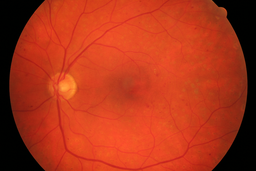
#> input picture assignment/assignment/dataset/test/01.png, 256 x 171 px, shrunk from 907 x 605 before the run; its folder holds only this picture in this run
$ jupyter execute autoCanny.ipynb   (older library calls are emulated)
#> lines starting #> are read from the running program, lines starting #| are printed output that depends on the picture; after the words box and inside, x2 and y2 are one past the last pixel; in counts of white or black regions, pixels touching at a corner belong together
[cell 1]
import cv2
import numpy as np
import matplotlib.pyplot as plt
from os import listdir
from os.path import isfile, join, splitext
import skfuzzy as fuzz

[cell 2]
from os import listdir


input_dir = '../dataset/test'
output_dir = '../dataset/output'
gt_dir = '../dataset/groundtruth'
numImages = 80

onlyfiles = [f for f in listdir(input_dir) if isfile(join(input_dir, f))]
files = onlyfiles[0:numImages]

[cell 3]
# [5 lines left out: function showSubplotImage, not called in this run]

def setSubplotImage(img, titlestr=""):
    n = len(img)  # Number of images

    if n <= 6:
        # If 6 or fewer images, show in a single row
        cols = n
        rows = 1
    else:
        # Otherwise, calculate rows and columns
        cols = int(np.ceil(np.sqrt(n)))
        rows = int(np.ceil(n / cols))

    # Create subplots
    fig, axs = plt.subplots(rows, cols, figsize=(15, 15))
    axs = axs.ravel()  # Flatten axes for easy indexing

    for i in range(n):
        axs[i].imshow(img[i], cmap='gray', vmin=0, vmax=255)
        axs[i].set_title(titlestr[i] if i < len(titlestr) else "")
        axs[i].axis('off')  # Turn off axes

    # Hide any unused subplots
    for i in range(n, len(axs)):
        axs[i].axis('off')

    plt.tight_layout()
    plt.show()

[cell 4]
kernel = np.ones((5,5),np.uint8)

morph_map ={
    'open':cv2.MORPH_OPEN,
    'close':cv2.MORPH_CLOSE,
    'gradient':cv2.MORPH_GRADIENT,
    'tophat':cv2.MORPH_TOPHAT,
    'blackhat':cv2.MORPH_BLACKHAT,
    'dilation':cv2.MORPH_DILATE ,
    'erosion':cv2.MORPH_ERODE
}

# [9 lines left out: function multiple_MORPH, not called in this run]

[cell 5]
# [12 lines left out: function sharpening_img, not called in this run]

[cell 6]
def sobel_process(img):
    #gradient_process and angle orientation
    sobelx = cv2.Sobel(img,cv2.CV_64F,1,0,ksize=3)
    sobely = cv2.Sobel(img,cv2.CV_64F,0,1,ksize=3)

    sobelx = np.absolute(sobelx)
    sobely = np.absolute(sobely)

    mag1 = np.sqrt(sobelx**2 + sobely**2)
    gradient_magnitude = cv2.normalize(mag1, None, 0, 255, cv2.NORM_MINMAX).astype(np.uint8)
    angle = np.arctan2(sobely, sobelx)

    return mag1,gradient_magnitude ,angle

[cell 7]
# [26 lines left out: function processingImage, not called in this run]

[cell 8]
import cv2
import numpy as np

def apply_CLAHE(img, clip_limit, tile_grid_size=(15, 15)):
    # Apply CLAHE to enhance local contrast
    clahe = cv2.createCLAHE(clipLimit=clip_limit, tileGridSize=tile_grid_size)
    return clahe.apply(img)

def gaussian_blur(img, kernel_size, sigma):
    # Apply Gaussian smoothing
    return cv2.GaussianBlur(img, kernel_size, sigma)

# [119 lines left out: functions sobel_function, non_maximum_suppression, double_threshold, hysteresis, remove_fundus_outline, modified_canny, not called in this run]

[cell 9]
kernel = np.ones((5,5),np.uint8)

morph_map ={
    'open':cv2.MORPH_OPEN,
    'close':cv2.MORPH_CLOSE,
    'gradient':cv2.MORPH_GRADIENT,
    'tophat':cv2.MORPH_TOPHAT,
    'blackhat':cv2.MORPH_BLACKHAT,
    'dilation':cv2.MORPH_DILATE ,
    'erosion':cv2.MORPH_ERODE
}

# [9 lines left out: function multiple_MORPH, not called in this run]

[cell 10]
from sklearn.cluster import KMeans

def kMeans (img) :
    # Step 1: Load the image

    # image = cv2.imread(image_path, cv2.IMREAD_GRAYSCALE)  # Load as grayscale
    green_channel = cv2.split(cv2.cvtColor(img, cv2.COLOR_BGR2RGB))[1]
    enhanced_img = apply_CLAHE(green_channel, 2, (8,8))
    enhanced_img = cv2.GaussianBlur(enhanced_img, (5, 5), 0)

    mag1,gradient_magnitude ,angle = sobel_process(enhanced_img)

    sobel_mag = np.uint8(mag1)

    # Step 2: Flatten the image into a 1D array
    pixel_values = sobel_mag.reshape((-1, 1))
    pixel_values = np.float32(pixel_values)  # Convert to float

    k = 15  # Number of clusters (vessel and background)
    criteria = (cv2.TERM_CRITERIA_EPS + cv2.TERM_CRITERIA_MAX_ITER, 100, 0.2)
    _, labels, centers = cv2.kmeans(pixel_values, k, None, criteria, 10, cv2.KMEANS_RANDOM_CENTERS)

    # Convert centers to uint8 and map labels to image
    centers = np.uint8(centers)
    segmented_image = centers[labels.flatten()]
    segmented_image = segmented_image.reshape(enhanced_img.shape)


    # Post-process the segmented image
    _, binary_img = cv2.threshold(segmented_image, 0, 255, cv2.THRESH_BINARY_INV + cv2.THRESH_OTSU)


    setSubplotImage([enhanced_img, segmented_image, binary_img],["enhanced_img","segmented_image","binary_img"])

[cell 11]
for i,name in enumerate(files):
    inputImg = cv2.imread(input_dir + '/' + name)
#> inputImg is the input picture: shape (171, 256, 3); mean B, G, R 25.3, 52.7, 172.1
    output = kMeans(inputImg)
#> in kMeans, `green_channel = cv2.split(cv2.cvtColor(img, cv2.COLOR_BGR2RGB))[1]`:
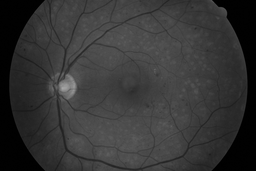
#> green_channel: shape (171, 256); min 0, max 166, mean 52.7
#> in apply_CLAHE, `return clahe.apply(img)`:
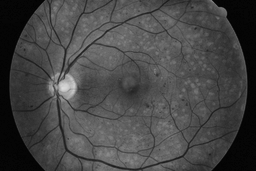
#> returned value: shape (171, 256); min 2, max 218, mean 69.5
#> in sobel_process, `sobelx = cv2.Sobel(img,cv2.CV_64F,1,0,ksize=3)`:
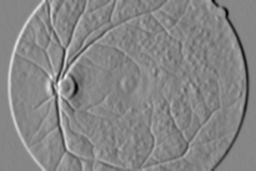
#> sobelx: shape (171, 256) float64; min -244, max 220, mean 0; drawn with min black and max white
#> in sobel_process, `sobely = cv2.Sobel(img,cv2.CV_64F,0,1,ksize=3)`:
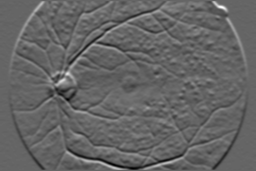
#> sobely: shape (171, 256) float64; min -166, max 252, mean 0; drawn with min black and max white
#> in sobel_process, `sobelx = np.absolute(sobelx)`:
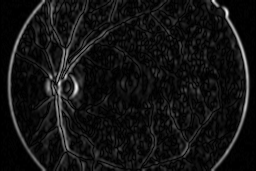
#> sobelx: shape (171, 256) float64; min 0, max 244, mean 18.8
#> in sobel_process, `sobely = np.absolute(sobely)`:
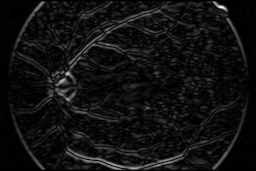
#> sobely: shape (171, 256) float64; min 0, max 252, mean 16.7
#> in sobel_process, `mag1 = np.sqrt(sobelx**2 + sobely**2)`:
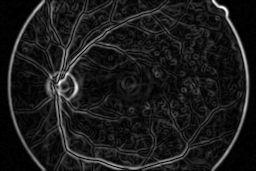
#> mag1: shape (171, 256) float64; min 0, max 264.4, mean 28.1; drawn with min black and max white
#> in sobel_process, `angle = np.arctan2(sobely, sobelx)`:
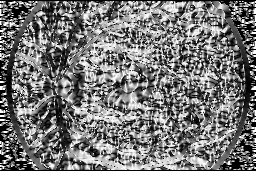
#> angle: shape (171, 256) float64; min 0, max 1.57, mean 0.733; drawn with min black and max white
#> in kMeans, `_, labels, centers = cv2.kmeans(pixel_values, k, None, criteria, 10, c..`: centers = [189.6, 64, 2.19, 230.4, 110.1, 46.93, 156.6, 34.96, 19.33, 13.92, 9.48, 6.09, 26.23, 86.13, 132.1]
#> in kMeans, `centers = np.uint8(centers)`: centers = [189, 63, 2, 230, 110, 46, 156, 34, 19, 13, 9, 6, 26, 86, 132]
#> in kMeans, `_, binary_img = cv2.threshold(segmented_image, 0, 255, cv2.THRESH_BINA..`:
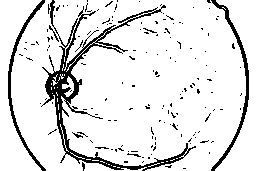
#> binary_img: shape (171, 256); 89% white; black in thin lines or dots
#> in setSubplotImage, `n = len(img)`: n = 3


#     # for option in morph_map.keys():
#     #     print(f"Applying Morphological Operation: {option}")
#     #     multiple_MORPH(output, kernel, 1, option)

$ run again, on assignment/assignment/dataset/test/08.png
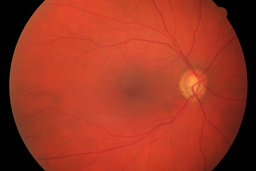
#> input picture assignment/assignment/dataset/test/08.png, 256 x 171 px, shrunk from 907 x 605 before the run
#> inputImg is the input picture: shape (171, 256, 3); mean B, G, R 34.3, 53.8, 157.2
#> in sobel_process, `angle = np.arctan2(sobely, sobelx)`:
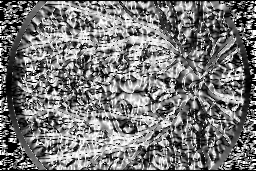
#> angle: shape (171, 256) float64; min 0, max 1.57, mean 0.745; drawn with min black and max white
#> in kMeans, `_, labels, centers = cv2.kmeans(pixel_values, k, None, criteria, 10, c..`: centers = [27.54, 57.05, 17.89, 179.4, 11.87, 150.8, 97.56, 0.821, 75.47, 209, 239.6, 122.5, 7.62, 4.08, 41.08]
#> in kMeans, `centers = np.uint8(centers)`: centers = [27, 57, 17, 179, 11, 150, 97, 0, 75, 208, 239, 122, 7, 4, 41]
#> in kMeans, `_, binary_img = cv2.threshold(segmented_image, 0, 255, cv2.THRESH_BINA..`:
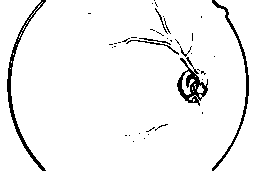
#> binary_img: shape (171, 256); 95.2% white; 41 black regions (34 under 20 px), largest, box (x1, y1, x2, y2) and area: (7, 0, 46, 171) 668, (177, 57, 208, 106) 555, (212, 0, 249, 171) 522
#> n = 3

$ run again, on assignment/assignment/dataset/test/09.png
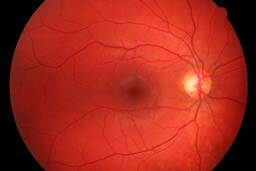
#> input picture assignment/assignment/dataset/test/09.png, 256 x 171 px, shrunk from 907 x 605 before the run
#> inputImg is the input picture: shape (171, 256, 3); mean B, G, R 28.4, 40.2, 162
#> in sobel_process, `angle = np.arctan2(sobely, sobelx)`:
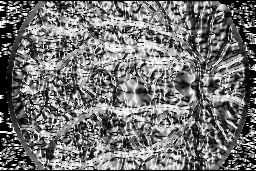
#> angle: shape (171, 256) float64; min 0, max 1.57, mean 0.716; drawn with min black and max white
#> in kMeans, `_, labels, centers = cv2.kmeans(pixel_values, k, None, criteria, 10, c..`: centers = [33.09, 60.74, 22.68, 161.8, 14.81, 138.5, 96.65, 8.8, 77.84, 189.5, 225.1, 117.5, 4.19, 0.607, 45.95]
#> in kMeans, `centers = np.uint8(centers)`: centers = [33, 60, 22, 161, 14, 138, 96, 8, 77, 189, 225, 117, 4, 0, 45]
#> in kMeans, `_, binary_img = cv2.threshold(segmented_image, 0, 255, cv2.THRESH_BINA..`:
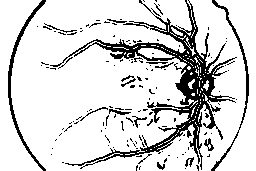
#> binary_img: shape (171, 256); 84.5% white; black in thin lines or dots
#> n = 3
